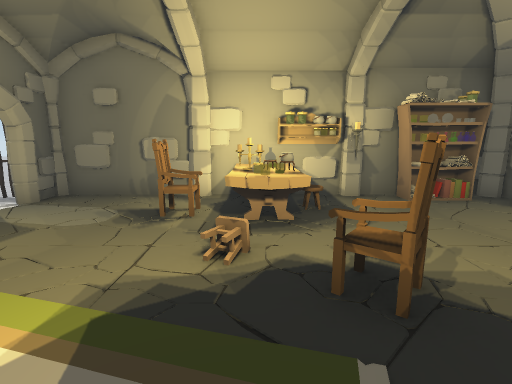
View 1 (above)

13 first-person views from a walk through a 3-D level made in the Unity game engine. The camera is 1.4 m above the floor, tilts 10° down and sees 85° across. The floor is counted in squares, 1 m on a side. Each view is taken from the middle of a square. On the plan, view 1 faces up. The plan holds only what a view shows up to about 14 squares ahead; the rest is blank. The place goes on beyond the plan. The player character is not drawn. Door leaves are left out, so doorways stand open.

View 2
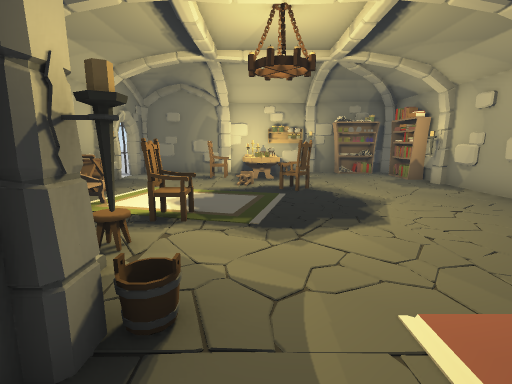

View 3
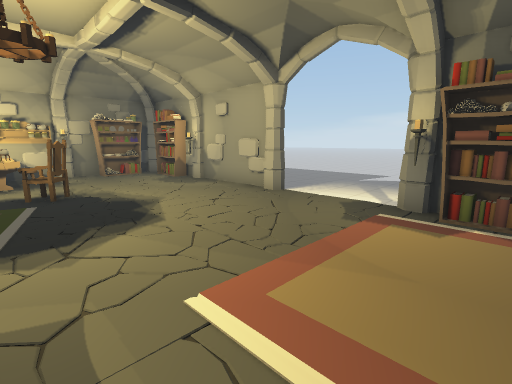

View 4
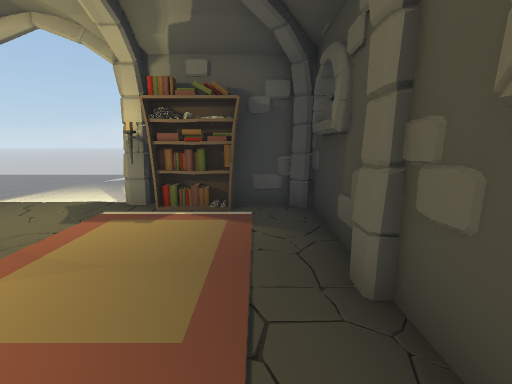

View 5
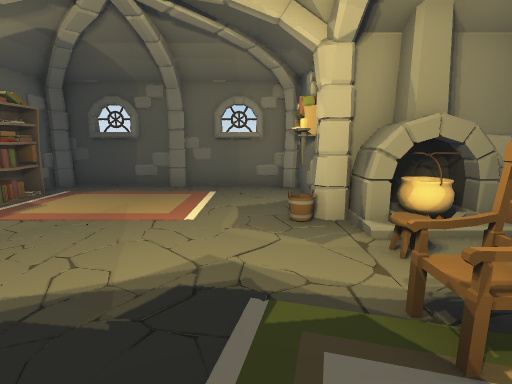

View 6
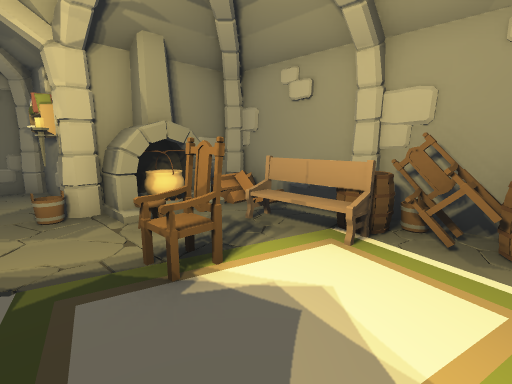

View 7
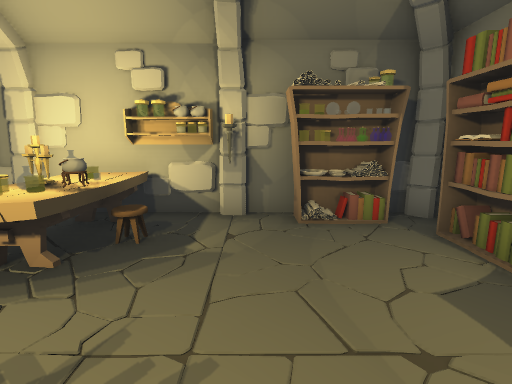

View 8
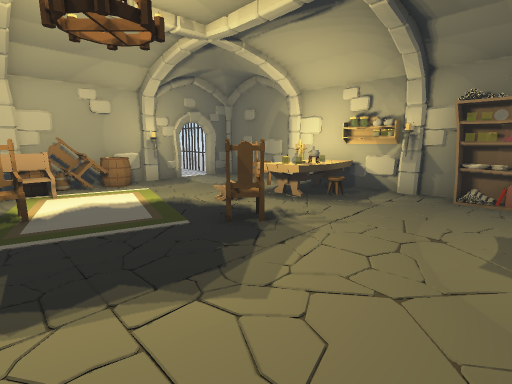

View 9
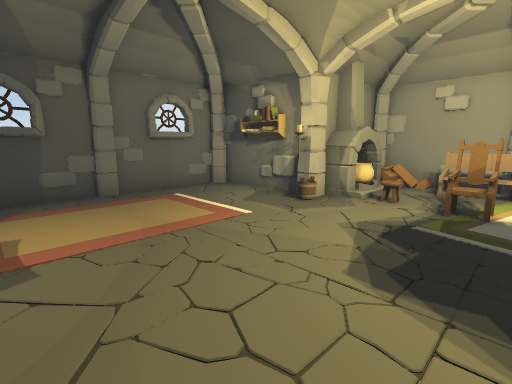

View 10
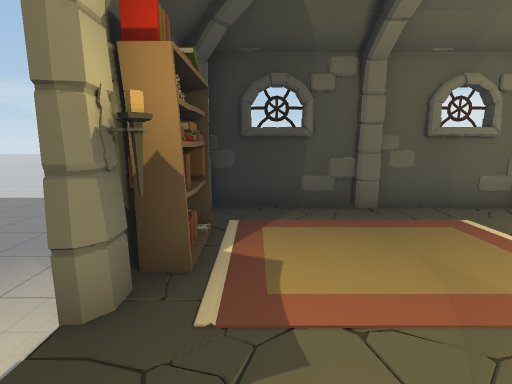

View 11
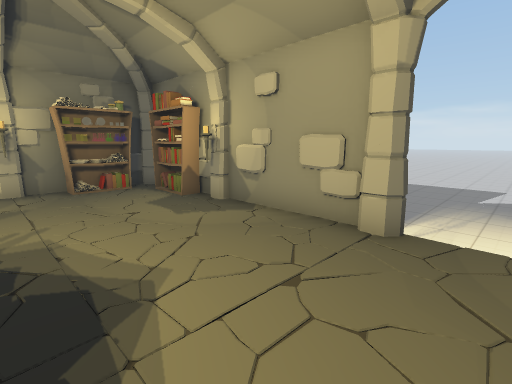

View 12
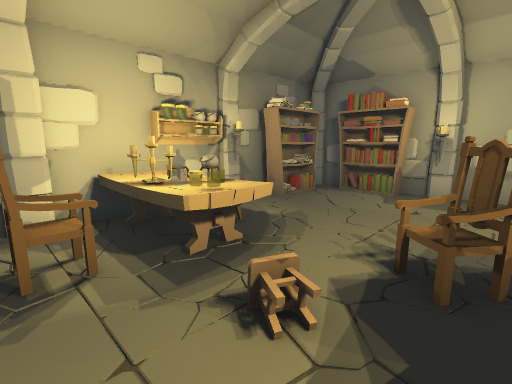

View 13
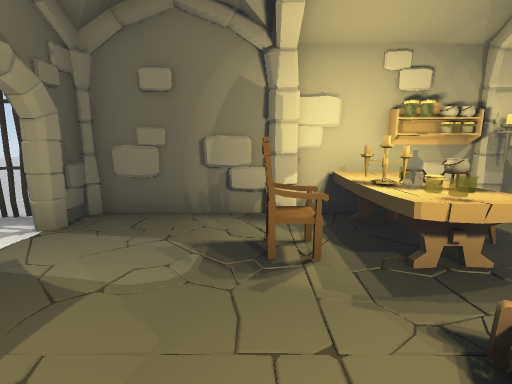

### Floor plan
Key: @ floor where view 1 was taken; # wall or solid block; . floor; D open door; T thing the floor can be seen under or through; O other object.
Columns run from 6 left of view 1 to 6 right of it. Each row starts with its distance up from view 1.
  8  ############
  7 T#...OOOO#  #
  6 TD..OO O ...O
  5  D..OOOO ...O
  4  #....   ...#
  3  #     O    #
  2  OO . .O .  #
  1  O    .     #
  0  OO   @.....O
 -1  #O.OO......D
 -2  #O.........D
 -3  OOOO.......D
 -4  ##OOO......D
 -5      #......O
 -6      #......O
 -7      #......#
 -8      ########

Where each view was taken, in squares from view 1:
view 1: 0 up, 0 right, facing up
view 2: 6 down, 0 right, facing up
view 3: 6 down, 0 right, facing up-right
view 4: 7 down, 0 right, facing right
view 5: 1 up, 0 right, facing down
view 6: 2 up, 0 right, facing down-left
view 7: 2 up, 3 right, facing up
view 8: 1 down, 5 right, facing up-left
view 9: 0 up, 5 right, facing down-left
view 10: 2 down, 5 right, facing down
view 11: 2 down, 2 right, facing up-right
view 12: 2 up, 2 left, facing up-right
view 13: 2 up, 2 left, facing up
